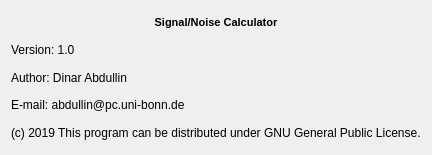
<?xml version="1.0" encoding="UTF-8"?>
<ui version="4.0">
 <class>AboutDialog</class>
 <widget class="QDialog" name="AboutDialog">
  <property name="geometry">
   <rect>
    <x>0</x>
    <y>0</y>
    <width>379</width>
    <height>155</height>
   </rect>
  </property>
  <property name="windowTitle">
   <string>About</string>
  </property>
  <layout class="QGridLayout" name="gridLayout">
   <item row="2" column="0">
    <widget class="QLabel" name="label_3">
     <property name="text">
      <string>Author: Dinar Abdullin</string>
     </property>
    </widget>
   </item>
   <item row="3" column="0">
    <widget class="QLabel" name="label_4">
     <property name="text">
      <string>E-mail: abdullin@pc.uni-bonn.de</string>
     </property>
    </widget>
   </item>
   <item row="1" column="0">
    <widget class="QLabel" name="label_2">
     <property name="text">
      <string>Version: 1.0</string>
     </property>
    </widget>
   </item>
   <item row="4" column="0">
    <widget class="QLabel" name="label_5">
     <property name="text">
      <string>(c) 2019 This program can be distributed under GNU General Public License.</string>
     </property>
    </widget>
   </item>
   <item row="0" column="0">
    <widget class="QLabel" name="label">
     <property name="font">
      <font>
       <pointsize>8</pointsize>
       <weight>75</weight>
       <bold>true</bold>
      </font>
     </property>
     <property name="text">
      <string>Signal/Noise Calculator</string>
     </property>
     <property name="alignment">
      <set>Qt::AlignCenter</set>
     </property>
    </widget>
   </item>
  </layout>
 </widget>
 <resources/>
 <connections/>
</ui>
